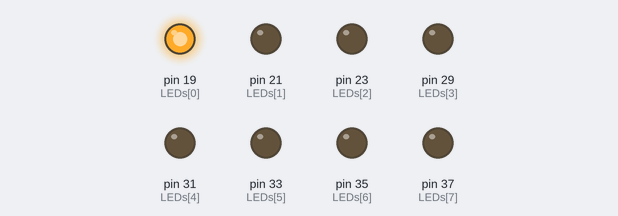
Recording of a program running on a simulated Raspberry Pi (header pin numbers). Parts: output pins drawn as LEDs (lit = HIGH).

Above: at 0.02 s.
At 0.37 s:
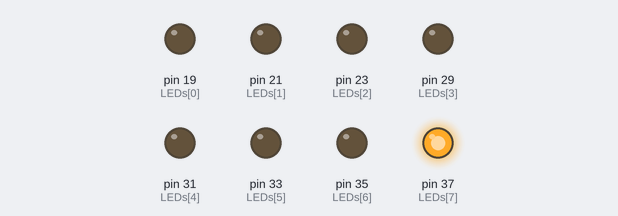
At 0.72 s:
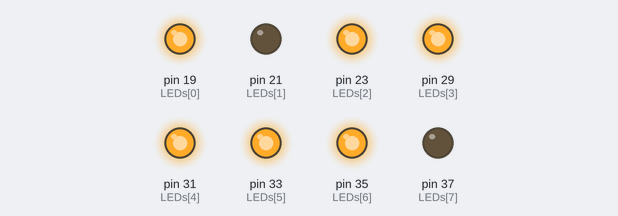
At 1.47 s:
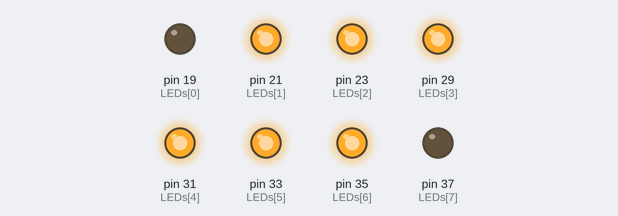
At 2.27 s:
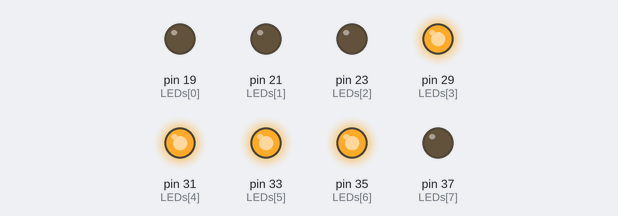
At 2.92 s:
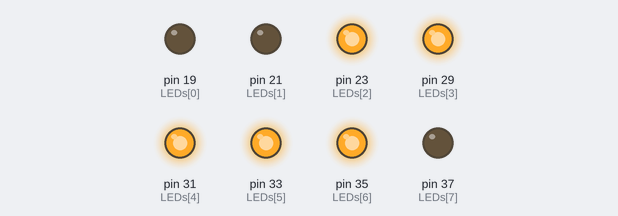
Timing chart, 0 to 3.2 s (numbered marks = the images above):
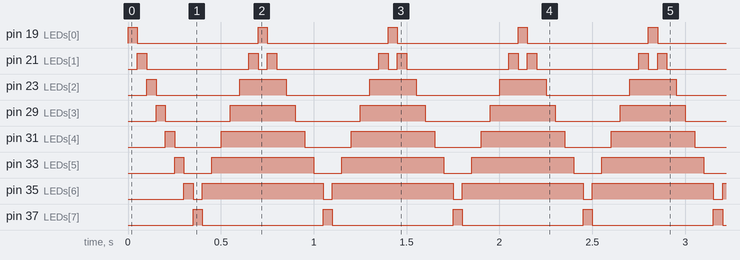

The program:

up_and_down.py
```python
import RPi.GPIO as GPIO
import time

GPIO.setmode(GPIO.BOARD)

LEDs = [19, 21, 23, 29, 31, 33, 35, 37]


GPIO.setup(LEDs, GPIO.OUT, initial=GPIO.LOW)

try:
    while True:
        for LED in LEDs:
            GPIO.output(LED, GPIO.HIGH)
            time.sleep(0.05)
            GPIO.output(LED, GPIO.LOW)

        for i in range(len(LEDs)-2, 0, -1):
            GPIO.output(LEDs[i], GPIO.HIGH)
            time.sleep(0.05)
        GPIO.output(LEDs[i], GPIO.LOW)

finally:
    print("cleanup")
    GPIO.cleanup()
```

Measured:
- by itself, pin 19 (LEDs[0]), pin 37 (LEDs[7]): alternates HIGH for 0.05 s and LOW for 0.65 s
- by itself, pin 21 (LEDs[1]): repeats every 0.70 s: LOW 0.55 s, HIGH 0.05 s, LOW 0.05 s, HIGH 0.05 s
- by itself, pin 23 (LEDs[2]): repeats every 0.70 s: LOW 0.45 s, HIGH 0.25 s
- by itself, pin 29 (LEDs[3]): repeats every 0.70 s: LOW 0.35 s, HIGH 0.35 s
- by itself, pin 31 (LEDs[4]): repeats every 0.70 s: LOW 0.25 s, HIGH 0.45 s
- by itself, pin 33 (LEDs[5]): repeats every 0.70 s: LOW 0.15 s, HIGH 0.55 s
- by itself, pin 35 (LEDs[6]): repeats every 0.70 s: LOW 0.05 s, HIGH 0.65 s
